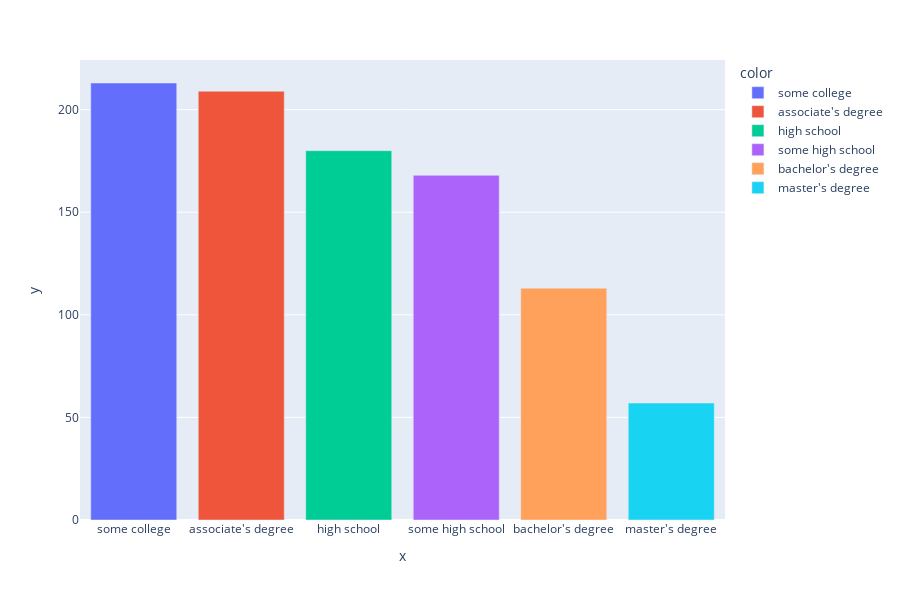

The cell this chart's notebook holds for it:
### Code cell
barplot_visualization('parental level of education')

### Figure 1 — Plotly figure (JSON) as saved in the notebook; plotly's stock layout.template omitted (floating-point values rounded to 4 significant figures)
{"data": [{"alignmentgroup": "True", "hovertemplate": "color=some college<br>x=%{x}<br>y=%{y}<extra></extra>", "legendgroup": "some college", "marker": {"color": "#636efa", "pattern": {"shape": ""}}, "name": "some college", "offsetgroup": "some college", "orientation": "v", "showlegend": true, "textposition": "auto", "type": "bar", "x": ["some college"], "xaxis": "x", "y": [213], "yaxis": "y"}, {"alignmentgroup": "True", "hovertemplate": "color=associate's degree<br>x=%{x}<br>y=%{y}<extra></extra>", "legendgroup": "associate's degree", "marker": {"color": "#EF553B", "pattern": {"shape": ""}}, "name": "associate's degree", "offsetgroup": "associate's degree", "orientation": "v", "showlegend": true, "textposition": "auto", "type": "bar", "x": ["associate's degree"], "xaxis": "x", "y": [209], "yaxis": "y"}, {"alignmentgroup": "True", "hovertemplate": "color=high school<br>x=%{x}<br>y=%{y}<extra></extra>", "legendgroup": "high school", "marker": {"color": "#00cc96", "pattern": {"shape": ""}}, "name": "high school", "offsetgroup": "high school", "orientation": "v", "showlegend": true, "textposition": "auto", "type": "bar", "x": ["high school"], "xaxis": "x", "y": [180], "yaxis": "y"}, {"alignmentgroup": "True", "hovertemplate": "color=some high school<br>x=%{x}<br>y=%{y}<extra></extra>", "legendgroup": "some high school", "marker": {"color": "#ab63fa", "pattern": {"shape": ""}}, "name": "some high school", "offsetgroup": "some high school", "orientation": "v", "showlegend": true, "textposition": "auto", "type": "bar", "x": ["some high school"], "xaxis": "x", "y": [168], "yaxis": "y"}, {"alignmentgroup": "True", "hovertemplate": "color=bachelor's degree<br>x=%{x}<br>y=%{y}<extra></extra>", "legendgroup": "bachelor's degree", "marker": {"color": "#FFA15A", "pattern": {"shape": ""}}, "name": "bachelor's degree", "offsetgroup": "bachelor's degree", "orientation": "v", "showlegend": true, "textposition": "auto", "type": "bar", "x": ["bachelor's degree"], "xaxis": "x", "y": [113], "yaxis": "y"}, {"alignmentgroup": "True", "hovertemplate": "color=master's degree<br>x=%{x}<br>y=%{y}<extra></extra>", "legendgroup": "master's degree", "marker": {"color": "#19d3f3", "pattern": {"shape": ""}}, "name": "master's degree", "offsetgroup": "master's degree", "orientation": "v", "showlegend": true, "textposition": "auto", "type": "bar", "x": ["master's degree"], "xaxis": "x", "y": [57], "yaxis": "y"}], "layout": {"barmode": "relative", "height": 600, "legend": {"title": {"text": "color"}, "tracegroupgap": 0}, "margin": {"t": 60}, "xaxis": {"anchor": "y", "domain": [0, 1], "title": {"text": "x"}}, "yaxis": {"anchor": "x", "domain": [0, 1], "title": {"text": "y"}}}}
